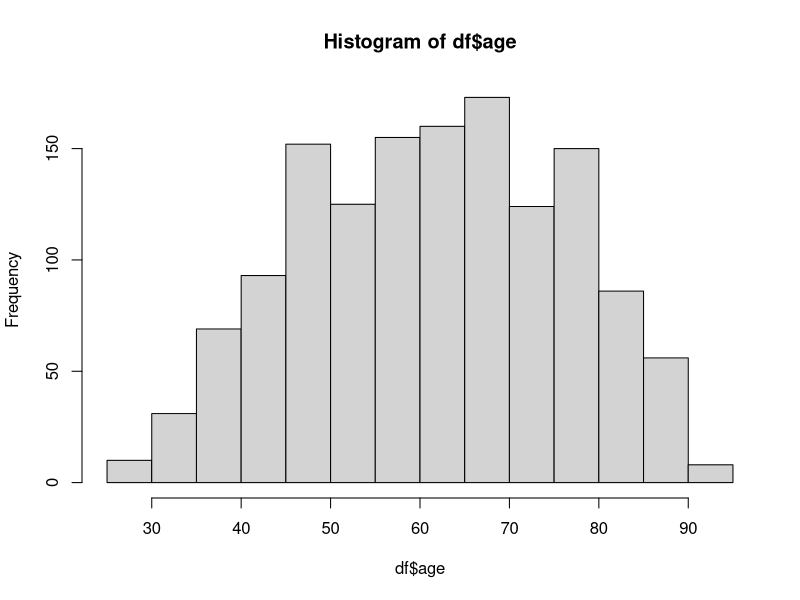
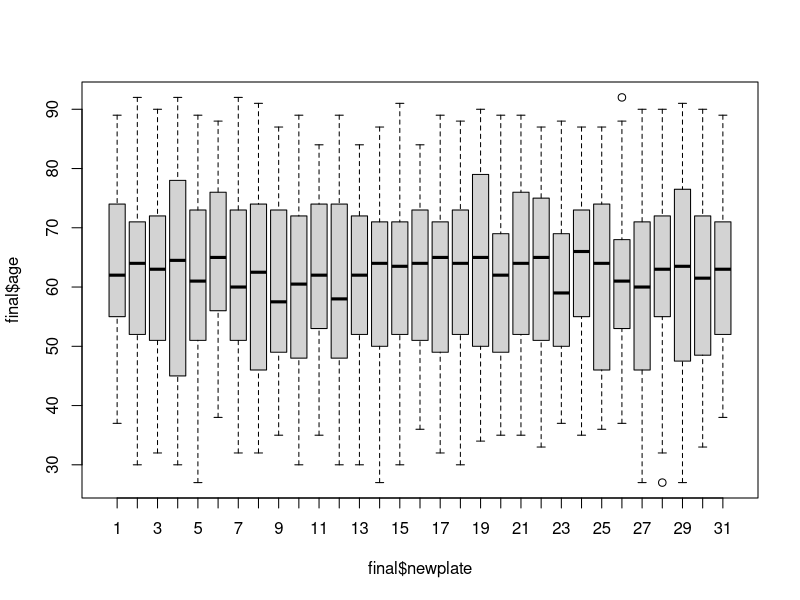
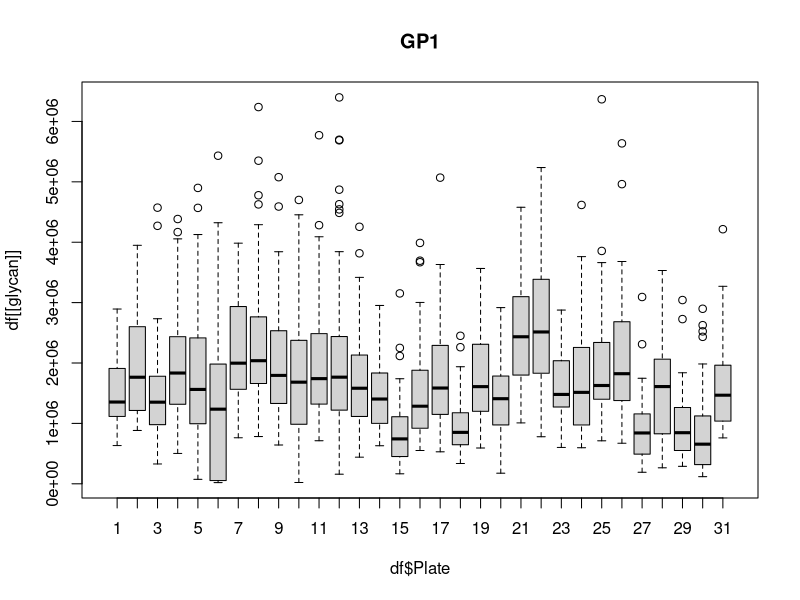
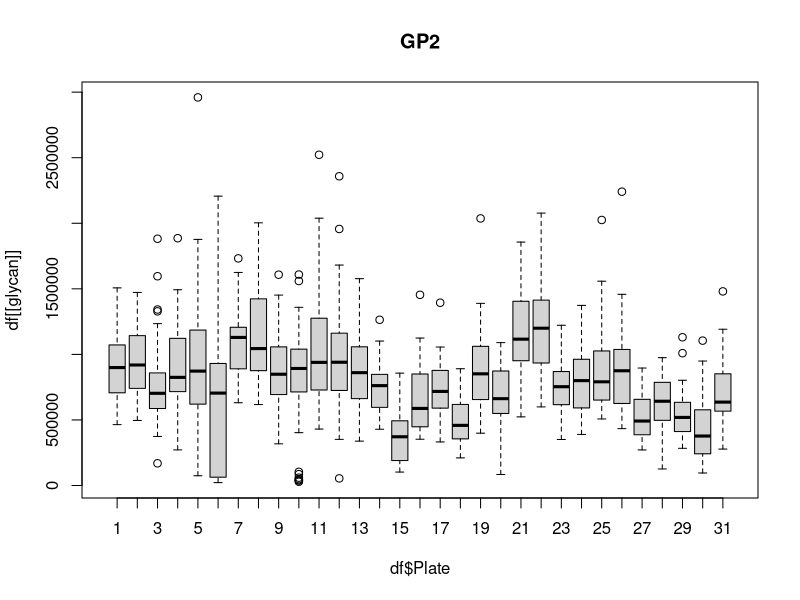
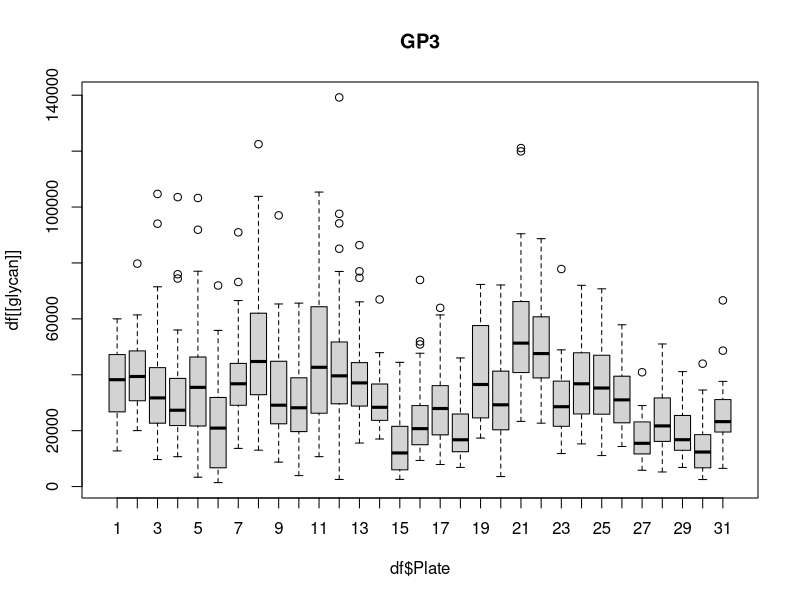
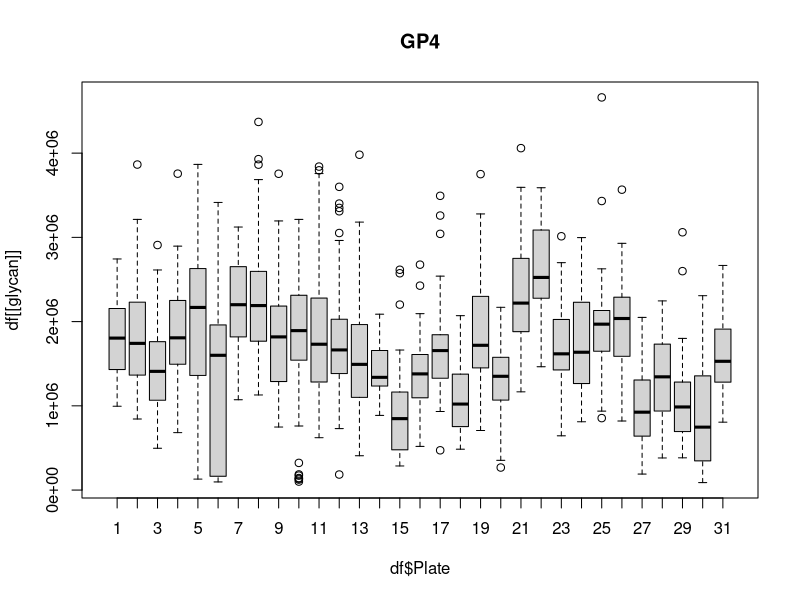
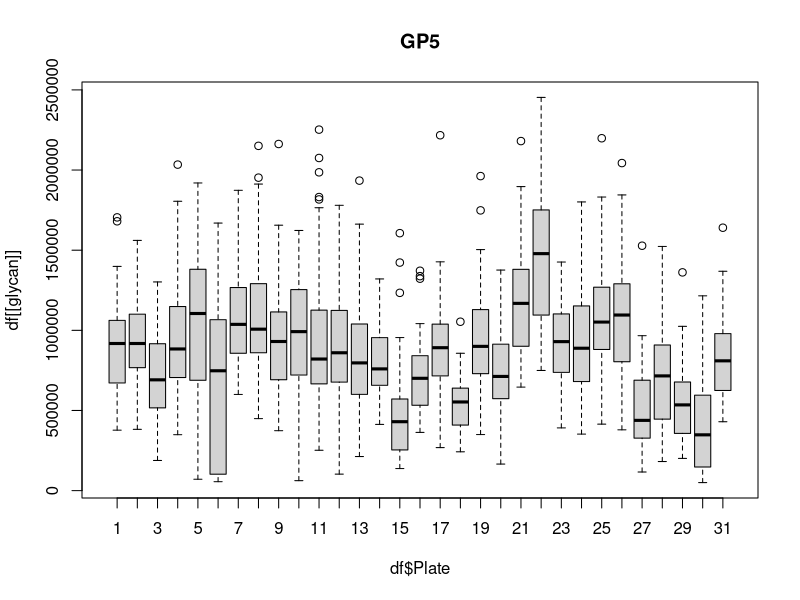
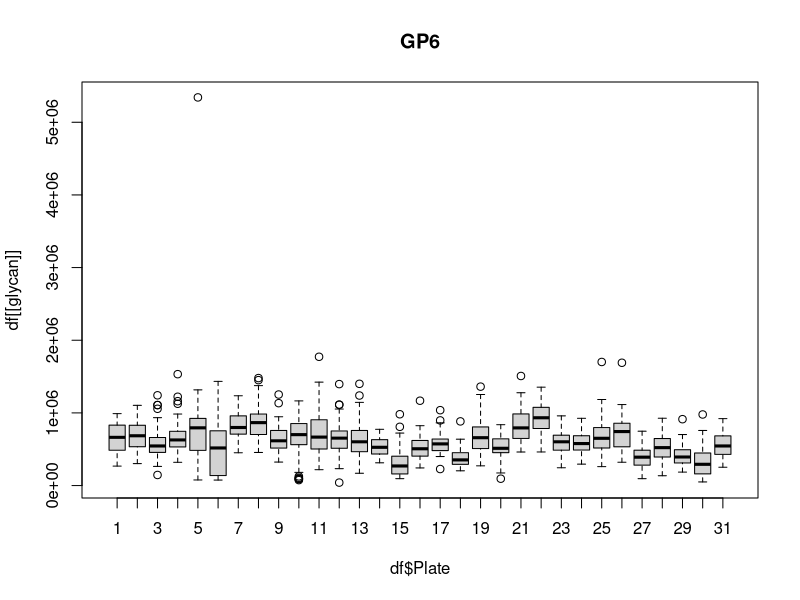

Here is the R script that generated these plots, in order:
# GP - glycoprotein
# This script performs some EDA on the GP data from blood plasma. The dataset consits of
# mesurements from 31 plates, with additional variables as ethnics, age and gender, batch
# In order to exclude observation bias from such variables considering their distribution
# among the plates, the data was randomised and blocked

#set the working directory
setwd(dir = "/home/rostyslav/Desktop/RSSSO2015/R project/data")

#upload the libraries
library(dplyr)

## upload the dataset
df <- read.csv("plasma.csv")

###########################
# EXPLOATORY DATA ANALYSIS#
###########################

#verify the type of the data
lapply(df, class)

# 1. Ethnic 
sum(is.na(df$"ethnic")) # number of NA in ethnic column is 10 times higher that actual data
df$ethnic <- NULL

# 2. gender
table(df$"gender") # the females:males ratio is biased 10 times towards females
tapply(df$gender, df$Plate, table)

# 3. plate
df_Plate <- table(df$Plate)
length(table(df$Plate)) #31 Plates

#4. age
hist(df$age)

#####################
# Data visualisation#
#####################

#5. Variance distribution for each GP vs plate
############################################

pdf(file="GP_vs_Plates.pdf")
glycans <- grep("GP", names(df), value=TRUE)

for(glycan in glycans){
  boxplot(df[[glycan]] ~ df$Plate,
          main=glycan)
}
dev.off()

#6. Variance distribution for each GP vs gender
############################################

pdf(file="GP_vs_age.pdf")
glycans <- grep("GP", names(df), value=TRUE)

for(glycan in glycans){
  boxplot(df[[glycan]] ~ df$age,
          main=glycan)
}
dev.off()

#7. Variance distribution for age within the plates
################################################

pdf(file="age_vs_Plates.pdf")
boxplot(df$age ~ df$Plate)
dev.off()

# Excluding the males from the analysis due to observation bias
sub_df <- subset(df, gender == "F")

pdf(file="age_vs_Plates(no_males).pdf")
boxplot(sub_df$age ~ sub_df$Plate)
dev.off()

#8. Blocking and randomisation by gender and age
################################################

L<-list()
nrep <- 1000
for(ind in 1:nrep){
  #replication
  tmp <- sample (1:nrow(df), size = 140, replace = FALSE) # randomly pick up 140 samples
  dupl  <- df[tmp,] # duplicate picked samples
  dupl$gid <- paste0(dupl$gid, "_D")
  df_new <- rbind(df, dupl) # merge picked samples with orign dataframe
  
  #nplates <- 16
  nplates <- 31
  
  #blocking
  df_f <- df_new[df_new$gender == "F", ] # selected by Females from orign
  
  nfp  <- floor(nrow(df_f)/nplates) # cealing the number of Female samples by plates to be created
  df_f <- df_f[sample(1:nrow(df_f)), ] # shuffle dataframe of Female samples
  df_f$newplate <- rep(1:nplates, length=nrow(df_f)) # create new plates and put samples into them
  head(df_f)
  table(df_f$newplate)
  
  df_m <- df_new[df_new$gender == "M", ] # selected by Males from orign
  
  # calculate free space
  
  nfp  <- ceiling(nrow(df_m)/nplates) # cealing the number of Male samples by plates to be created
  df_m <- df_m[sample(1:nrow(df_m)), ] # shuffle dataframe of Male samples
  df_m$newplate <- rep(1:nplates, length=nrow(df_m)) # create new plates and put samples into them
  head(df_m)
  table(df_m$newplate)
  
  df_new_D <- rbind(df_f, df_m)
  
  L[[ind]] <- df_new_D
}

summary(L[1:10])
x <-as.data.frame(L[1])
summary(x)

x <- rep(0, nrep)
for (i in 1:length(L)){
  elem <- L[[i]]
  tmp <- elem %>%
    group_by(newplate) %>%
    summarise(m=mean(age)) %>%
    ungroup()
  
  x[i] <- var(tmp$m)
}

ind <- which.min(x)

final <- L[[ind]]
boxplot(final$age~final$newplate)